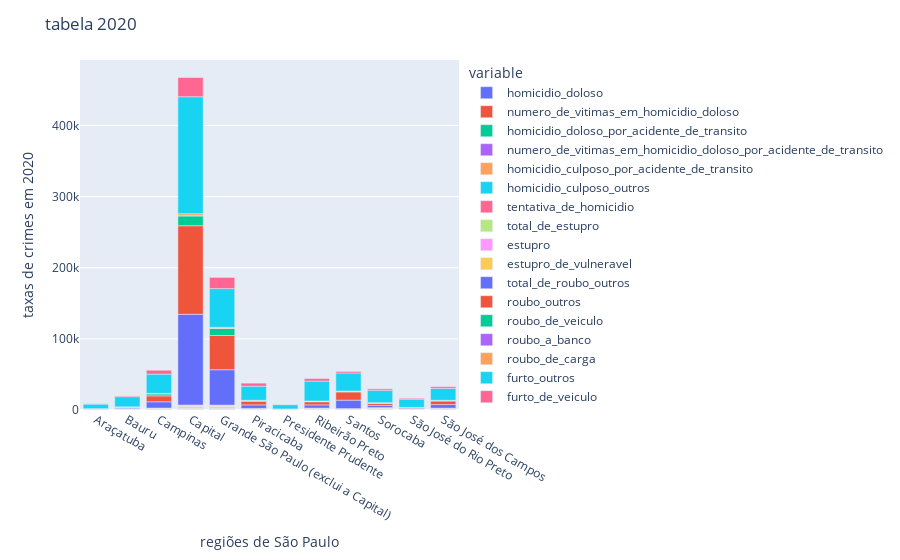

The cell this chart's notebook holds for it:
### Markdown cell above
# dados de 2020:

### Code cell
ano3 = df2[df2['ano'] == 2020] 

ano3 = ano3.groupby('regiao_ssp').sum()
ano2020 = ano3
display(ano2020)

grafico = px.bar(ano2020, x = ano2020.index , y = ["homicidio_doloso","numero_de_vitimas_em_homicidio_doloso","homicidio_doloso_por_acidente_de_transito","numero_de_vitimas_em_homicidio_doloso_por_acidente_de_transito","homicidio_culposo_por_acidente_de_transito","homicidio_culposo_outros","tentativa_de_homicidio","total_de_estupro","estupro","estupro_de_vulneravel","total_de_roubo_outros","roubo_outros","roubo_de_veiculo","roubo_a_banco","roubo_de_carga","furto_outros","furto_de_veiculo"])
grafico.update_layout(
    yaxis_title="taxas de crimes em 2020",
    xaxis_title="regiões de São Paulo",
    title = 'tabela 2020')

grafico.show()

### Figure 1 — Plotly figure (JSON) as saved in the notebook; plotly's stock layout.template omitted (floating-point values rounded to 4 significant figures)
{"data": [{"alignmentgroup": "True", "hovertemplate": "variable=homicidio_doloso<br>regiao_ssp=%{x}<br>value=%{y}<extra></extra>", "legendgroup": "homicidio_doloso", "marker": {"color": "#636efa", "pattern": {"shape": ""}}, "name": "homicidio_doloso", "offsetgroup": "homicidio_doloso", "orientation": "v", "showlegend": true, "textposition": "auto", "type": "bar", "x": ["Araçatuba", "Bauru", "Campinas", "Capital", "Grande São Paulo (exclui a Capital)", "Piracicaba", "Presidente Prudente", "Ribeirão Preto", "Santos", "Sorocaba", "São José do Rio Preto", "São José dos Campos"], "xaxis": "x", "y": [65, 117, 228, 659, 642, 220, 46, 195, 121, 192, 82, 326], "yaxis": "y"}, {"alignmentgroup": "True", "hovertemplate": "variable=numero_de_vitimas_em_homicidio_doloso<br>regiao_ssp=%{x}<br>value=%{y}<extra></extra>", "legendgroup": "numero_de_vitimas_em_homicidio_doloso", "marker": {"color": "#EF553B", "pattern": {"shape": ""}}, "name": "numero_de_vitimas_em_homicidio_doloso", "offsetgroup": "numero_de_vitimas_em_homicidio_doloso", "orientation": "v", "showlegend": true, "textposition": "auto", "type": "bar", "x": ["Araçatuba", "Bauru", "Campinas", "Capital", "Grande São Paulo (exclui a Capital)", "Piracicaba", "Presidente Prudente", "Ribeirão Preto", "Santos", "Sorocaba", "São José do Rio Preto", "São José dos Campos"], "xaxis": "x", "y": [69, 121, 233, 709, 674, 227, 48, 200, 128, 203, 82, 344], "yaxis": "y"}, {"alignmentgroup": "True", "hovertemplate": "variable=homicidio_doloso_por_acidente_de_transito<br>regiao_ssp=%{x}<br>value=%{y}<extra></extra>", "legendgroup": "homicidio_doloso_por_acidente_de_transito", "marker": {"color": "#00cc96", "pattern": {"shape": ""}}, "name": "homicidio_doloso_por_acidente_de_transito", "offsetgroup": "homicidio_doloso_por_acidente_de_transito", "orientation": "v", "showlegend": true, "textposition": "auto", "type": "bar", "x": ["Araçatuba", "Bauru", "Campinas", "Capital", "Grande São Paulo (exclui a Capital)", "Piracicaba", "Presidente Prudente", "Ribeirão Preto", "Santos", "Sorocaba", "São José do Rio Preto", "São José dos Campos"], "xaxis": "x", "y": [1, 1, 0, 7, 6, 2, 0, 1, 1, 0, 0, 0], "yaxis": "y"}, {"alignmentgroup": "True", "hovertemplate": "variable=numero_de_vitimas_em_homicidio_doloso_por_acidente_de_transito<br>regiao_ssp=%{x}<br>value=%{y}<extra></extra>", "legendgroup": "numero_de_vitimas_em_homicidio_doloso_por_acidente_de_transito", "marker": {"color": "#ab63fa", "pattern": {"shape": ""}}, "name": "numero_de_vitimas_em_homicidio_doloso_por_acidente_de_transito", "offsetgroup": "numero_de_vitimas_em_homicidio_doloso_por_acidente_de_transito", "orientation": "v", "showlegend": true, "textposition": "auto", "type": "bar", "x": ["Araçatuba", "Bauru", "Campinas", "Capital", "Grande São Paulo (exclui a Capital)", "Piracicaba", "Presidente Prudente", "Ribeirão Preto", "Santos", "Sorocaba", "São José do Rio Preto", "São José dos Campos"], "xaxis": "x", "y": [2, 1, 0, 7, 7, 3, 0, 1, 5, 0, 0, 0], "yaxis": "y"}, {"alignmentgroup": "True", "hovertemplate": "variable=homicidio_culposo_por_acidente_de_transito<br>regiao_ssp=%{x}<br>value=%{y}<extra></extra>", "legendgroup": "homicidio_culposo_por_acidente_de_transito", "marker": {"color": "#FFA15A", "pattern": {"shape": ""}}, "name": "homicidio_culposo_por_acidente_de_transito", "offsetgroup": "homicidio_culposo_por_acidente_de_transito", "orientation": "v", "showlegend": true, "textposition": "auto", "type": "bar", "x": ["Araçatuba", "Bauru", "Campinas", "Capital", "Grande São Paulo (exclui a Capital)", "Piracicaba", "Presidente Prudente", "Ribeirão Preto", "Santos", "Sorocaba", "São José do Rio Preto", "São José dos Campos"], "xaxis": "x", "y": [91, 196, 357, 393, 424, 264, 84, 363, 228, 361, 175, 217], "yaxis": "y"}, {"alignmentgroup": "True", "hovertemplate": "variable=homicidio_culposo_outros<br>regiao_ssp=%{x}<br>value=%{y}<extra></extra>", "legendgroup": "homicidio_culposo_outros", "marker": {"color": "#19d3f3", "pattern": {"shape": ""}}, "name": "homicidio_culposo_outros", "offsetgroup": "homicidio_culposo_outros", "orientation": "v", "showlegend": true, "textposition": "auto", "type": "bar", "x": ["Araçatuba", "Bauru", "Campinas", "Capital", "Grande São Paulo (exclui a Capital)", "Piracicaba", "Presidente Prudente", "Ribeirão Preto", "Santos", "Sorocaba", "São José do Rio Preto", "São José dos Campos"], "xaxis": "x", "y": [1, 7, 5, 22, 45, 15, 2, 10, 2, 11, 7, 4], "yaxis": "y"}, {"alignmentgroup": "True", "hovertemplate": "variable=tentativa_de_homicidio<br>regiao_ssp=%{x}<br>value=%{y}<extra></extra>", "legendgroup": "tentativa_de_homicidio", "marker": {"color": "#FF6692", "pattern": {"shape": ""}}, "name": "tentativa_de_homicidio", "offsetgroup": "tentativa_de_homicidio", "orientation": "v", "showlegend": true, "textposition": "auto", "type": "bar", "x": ["Araçatuba", "Bauru", "Campinas", "Capital", "Grande São Paulo (exclui a Capital)", "Piracicaba", "Presidente Prudente", "Ribeirão Preto", "Santos", "Sorocaba", "São José do Rio Preto", "São José dos Campos"], "xaxis": "x", "y": [139, 205, 218, 590, 557, 205, 71, 239, 237, 225, 137, 369], "yaxis": "y"}, {"alignmentgroup": "True", "hovertemplate": "variable=total_de_estupro<br>regiao_ssp=%{x}<br>value=%{y}<extra></extra>", "legendgroup": "total_de_estupro", "marker": {"color": "#B6E880", "pattern": {"shape": ""}}, "name": "total_de_estupro", "offsetgroup": "total_de_estupro", "orientation": "v", "showlegend": true, "textposition": "auto", "type": "bar", "x": ["Araçatuba", "Bauru", "Campinas", "Capital", "Grande São Paulo (exclui a Capital)", "Piracicaba", "Presidente Prudente", "Ribeirão Preto", "Santos", "Sorocaba", "São José do Rio Preto", "São José dos Campos"], "xaxis": "x", "y": [218, 595, 837, 2318, 2260, 638, 289, 813, 639, 1192, 549, 660], "yaxis": "y"}, {"alignmentgroup": "True", "hovertemplate": "variable=estupro<br>regiao_ssp=%{x}<br>value=%{y}<extra></extra>", "legendgroup": "estupro", "marker": {"color": "#FF97FF", "pattern": {"shape": ""}}, "name": "estupro", "offsetgroup": "estupro", "orientation": "v", "showlegend": true, "textposition": "auto", "type": "bar", "x": ["Araçatuba", "Bauru", "Campinas", "Capital", "Grande São Paulo (exclui a Capital)", "Piracicaba", "Presidente Prudente", "Ribeirão Preto", "Santos", "Sorocaba", "São José do Rio Preto", "São José dos Campos"], "xaxis": "x", "y": [47, 134, 228, 604, 510, 171, 51, 202, 148, 249, 114, 157], "yaxis": "y"}, {"alignmentgroup": "True", "hovertemplate": "variable=estupro_de_vulneravel<br>regiao_ssp=%{x}<br>value=%{y}<extra></extra>", "legendgroup": "estupro_de_vulneravel", "marker": {"color": "#FECB52", "pattern": {"shape": ""}}, "name": "estupro_de_vulneravel", "offsetgroup": "estupro_de_vulneravel", "orientation": "v", "showlegend": true, "textposition": "auto", "type": "bar", "x": ["Araçatuba", "Bauru", "Campinas", "Capital", "Grande São Paulo (exclui a Capital)", "Piracicaba", "Presidente Prudente", "Ribeirão Preto", "Santos", "Sorocaba", "São José do Rio Preto", "São José dos Campos"], "xaxis": "x", "y": [171, 461, 609, 1714, 1750, 467, 238, 611, 491, 943, 435, 503], "yaxis": "y"}, {"alignmentgroup": "True", "hovertemplate": "variable=total_de_roubo_outros<br>regiao_ssp=%{x}<br>value=%{y}<extra></extra>", "legendgroup": "total_de_roubo_outros", "marker": {"color": "#636efa", "pattern": {"shape": ""}}, "name": "total_de_roubo_outros", "offsetgroup": "total_de_roubo_outros", "orientation": "v", "showlegend": true, "textposition": "auto", "type": "bar", "x": ["Araçatuba", "Bauru", "Campinas", "Capital", "Grande São Paulo (exclui a Capital)", "Piracicaba", "Presidente Prudente", "Ribeirão Preto", "Santos", "Sorocaba", "São José do Rio Preto", "São José dos Campos"], "xaxis": "x", "y": [556, 1253, 8829, 127513, 49756, 5005, 316, 4546, 11845, 3098, 976, 5066], "yaxis": "y"}, {"alignmentgroup": "True", "hovertemplate": "variable=roubo_outros<br>regiao_ssp=%{x}<br>value=%{y}<extra></extra>", "legendgroup": "roubo_outros", "marker": {"color": "#EF553B", "pattern": {"shape": ""}}, "name": "roubo_outros", "offsetgroup": "roubo_outros", "orientation": "v", "showlegend": true, "textposition": "auto", "type": "bar", "x": ["Araçatuba", "Bauru", "Campinas", "Capital", "Grande São Paulo (exclui a Capital)", "Piracicaba", "Presidente Prudente", "Ribeirão Preto", "Santos", "Sorocaba", "São José do Rio Preto", "São José dos Campos"], "xaxis": "x", "y": [546, 1224, 8329, 124552, 48109, 4822, 299, 4432, 11584, 3010, 963, 4946], "yaxis": "y"}, {"alignmentgroup": "True", "hovertemplate": "variable=roubo_de_veiculo<br>regiao_ssp=%{x}<br>value=%{y}<extra></extra>", "legendgroup": "roubo_de_veiculo", "marker": {"color": "#00cc96", "pattern": {"shape": ""}}, "name": "roubo_de_veiculo", "offsetgroup": "roubo_de_veiculo", "orientation": "v", "showlegend": true, "textposition": "auto", "type": "bar", "x": ["Araçatuba", "Bauru", "Campinas", "Capital", "Grande São Paulo (exclui a Capital)", "Piracicaba", "Presidente Prudente", "Ribeirão Preto", "Santos", "Sorocaba", "São José do Rio Preto", "São José dos Campos"], "xaxis": "x", "y": [44, 112, 2993, 13965, 9872, 1436, 25, 888, 900, 658, 87, 897], "yaxis": "y"}, {"alignmentgroup": "True", "hovertemplate": "variable=roubo_a_banco<br>regiao_ssp=%{x}<br>value=%{y}<extra></extra>", "legendgroup": "roubo_a_banco", "marker": {"color": "#ab63fa", "pattern": {"shape": ""}}, "name": "roubo_a_banco", "offsetgroup": "roubo_a_banco", "orientation": "v", "showlegend": true, "textposition": "auto", "type": "bar", "x": ["Araçatuba", "Bauru", "Campinas", "Capital", "Grande São Paulo (exclui a Capital)", "Piracicaba", "Presidente Prudente", "Ribeirão Preto", "Santos", "Sorocaba", "São José do Rio Preto", "São José dos Campos"], "xaxis": "x", "y": [0, 1, 2, 18, 2, 0, 0, 2, 0, 1, 0, 3], "yaxis": "y"}, {"alignmentgroup": "True", "hovertemplate": "variable=roubo_de_carga<br>regiao_ssp=%{x}<br>value=%{y}<extra></extra>", "legendgroup": "roubo_de_carga", "marker": {"color": "#FFA15A", "pattern": {"shape": ""}}, "name": "roubo_de_carga", "offsetgroup": "roubo_de_carga", "orientation": "v", "showlegend": true, "textposition": "auto", "type": "bar", "x": ["Araçatuba", "Bauru", "Campinas", "Capital", "Grande São Paulo (exclui a Capital)", "Piracicaba", "Presidente Prudente", "Ribeirão Preto", "Santos", "Sorocaba", "São José do Rio Preto", "São José dos Campos"], "xaxis": "x", "y": [10, 28, 498, 2943, 1645, 183, 17, 112, 261, 87, 13, 117], "yaxis": "y"}, {"alignmentgroup": "True", "hovertemplate": "variable=furto_outros<br>regiao_ssp=%{x}<br>value=%{y}<extra></extra>", "legendgroup": "furto_outros", "marker": {"color": "#19d3f3", "pattern": {"shape": ""}}, "name": "furto_outros", "offsetgroup": "furto_outros", "orientation": "v", "showlegend": true, "textposition": "auto", "type": "bar", "x": ["Araçatuba", "Bauru", "Campinas", "Capital", "Grande São Paulo (exclui a Capital)", "Piracicaba", "Presidente Prudente", "Ribeirão Preto", "Santos", "Sorocaba", "São José do Rio Preto", "São José dos Campos"], "xaxis": "x", "y": [6383, 14307, 27082, 164444, 54402, 19803, 6068, 28076, 25464, 17409, 11621, 16762], "yaxis": "y"}, {"alignmentgroup": "True", "hovertemplate": "variable=furto_de_veiculo<br>regiao_ssp=%{x}<br>value=%{y}<extra></extra>", "legendgroup": "furto_de_veiculo", "marker": {"color": "#FF6692", "pattern": {"shape": ""}}, "name": "furto_de_veiculo", "offsetgroup": "furto_de_veiculo", "orientation": "v", "showlegend": true, "textposition": "auto", "type": "bar", "x": ["Araçatuba", "Bauru", "Campinas", "Capital", "Grande São Paulo (exclui a Capital)", "Piracicaba", "Presidente Prudente", "Ribeirão Preto", "Santos", "Sorocaba", "São José do Rio Preto", "São José dos Campos"], "xaxis": "x", "y": [418, 1051, 5427, 27035, 15763, 4298, 316, 3466, 2174, 2068, 1272, 2365], "yaxis": "y"}], "layout": {"barmode": "relative", "legend": {"title": {"text": "variable"}, "tracegroupgap": 0}, "margin": {"t": 60}, "title": {"text": "tabela 2020"}, "xaxis": {"anchor": "y", "domain": [0, 1], "title": {"text": "regiões de São Paulo"}}, "yaxis": {"anchor": "x", "domain": [0, 1], "title": {"text": "taxas de crimes em 2020"}}}}
